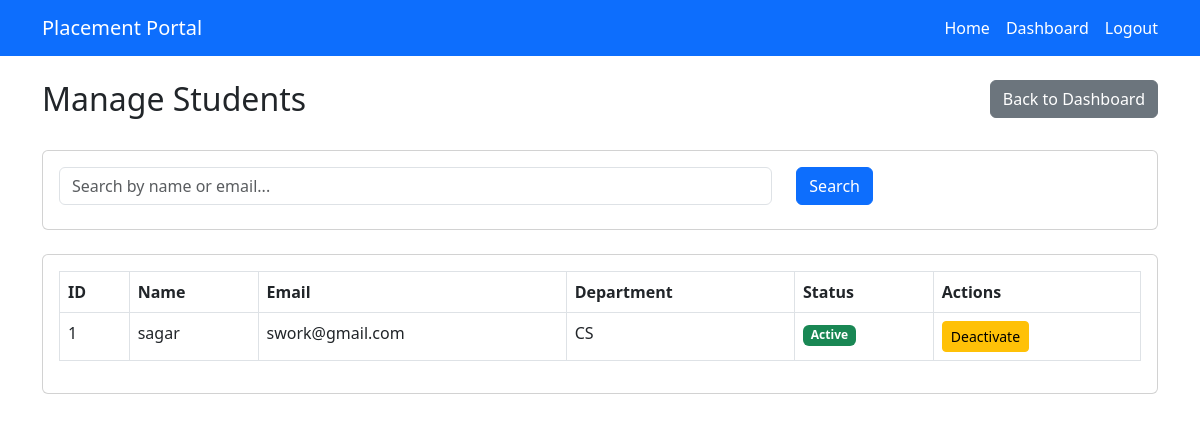
Page /admin/manage/students (signed in) on the earlier database version.
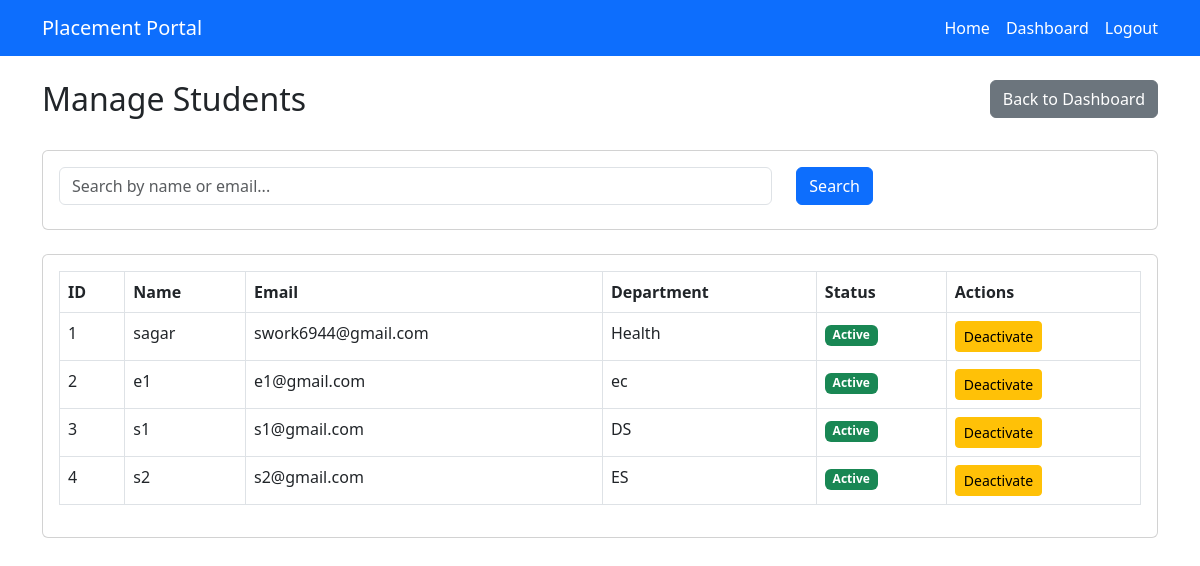
Same page on the later database version.
### models.py (models this page shows)
class Student(db.Model):
    id = db.Column(db.Integer, primary_key=True)
    name = db.Column(db.String(100), nullable=False)
    email = db.Column(db.String(100), unique=True, nullable=False)
    password = db.Column(db.String(200), nullable=False)
    department = db.Column(db.String(50))
    cgpa = db.Column(db.Float)
    resume = db.Column(db.String(200))
    is_active = db.Column(db.Boolean, default=True)
    applications = db.relationship("Application", backref="student", lazy=True)

### app.py (the view)
    @app.route("/admin/manage/students")
    @login_required("admin")
    def manage_students():
        search = request.args.get("search", "")
        if search:
            students = Student.query.filter(
                (Student.name.ilike(f"%{search}%")) |
                (Student.email.ilike(f"%{search}%"))
            ).all()
        else:
            students = Student.query.all()
        return render_template(
            "admin/manage_students.html",
            students=students
        )

### templates/admin/manage_students.html (shortened to what this page needs)
{% extends "base.html" %}
{% block content %}
<div class="row mb-4">
    <div class="col">
        <h2>Manage Students</h2>
    </div>
    <div class="col text-end">
        <a href="{{ url_for('admin_dashboard') }}" class="btn btn-secondary">
            Back to Dashboard
        </a>
    </div>
</div>
<div class="card mb-4">
    <div class="card-body">
        <form method="GET">
            <div class="row">
                <div class="col-md-8 mb-2">
                    <input type="text"
                           name="search"
                           class="form-control"
                           placeholder="Search by name or email..."
                           value="{{ request.args.get('search', '') }}">
                </div>
                <div class="col-md-4">
                    <button type="submit" class="btn btn-primary">
                        Search
                    </button>
                </div>
            </div>
        </form>
    </div>
</div>
<div class="card">
    <div class="card-body">
        <table class="table table-bordered">
            <thead>
                <tr>
                    <th>ID</th>
                    <th>Name</th>
                    <th>Email</th>
                    <th>Department</th>
                    <th>Status</th>
                    <th>Actions</th>
                </tr>
            </thead>
            <tbody>
                {% for student in students %}
                <tr>
                    <td>{{ student.id }}</td>
                    <td>{{ student.name }}</td>
                    <td>{{ student.email }}</td>
                    <td>{{ student.department }}</td>
                    <td>
                        {% if student.is_active %}
                        <span class="badge bg-success">
                            Active
                        </span>
                        {% else %}
                        <span class="badge bg-secondary">
                            Inactive
                        </span>
                        {% endif %}
                    </td>
                    <td>
                        {% if student.is_active %}
                        <a href="{{ url_for('student_action', student_id=student.id, action='deactivate') }}"
                           class="btn btn-sm btn-warning">
                           Deactivate
                        </a>
                        {% else %}
                        <a href="{{ url_for('student_action', student_id=student.id, action='activate') }}"
                           class="btn btn-sm btn-success">
                           Activate
                        </a>
                        {% endif %}
                    </td>
                </tr>
                {% else %}
                <tr>
                    <td colspan="6" class="text-center">
                        No students found.
                    </td>
                </tr>
                {% endfor %}
            </tbody>
        </table>
    </div>
</div>
{% endblock %}

Differences in the rows shown:
changed Student "sagar": email "swork@gmail.com" → "swork6944@gmail.com"; department "CS" → "Health"
added Student: id "2", name "e1", email "e1@gmail.com", department "ec", is_active "Active"
added Student: id "3", name "s1", email "s1@gmail.com", department "DS", is_active "Active"
added Student: id "4", name "s2", email "s2@gmail.com", department "ES", is_active "Active"
